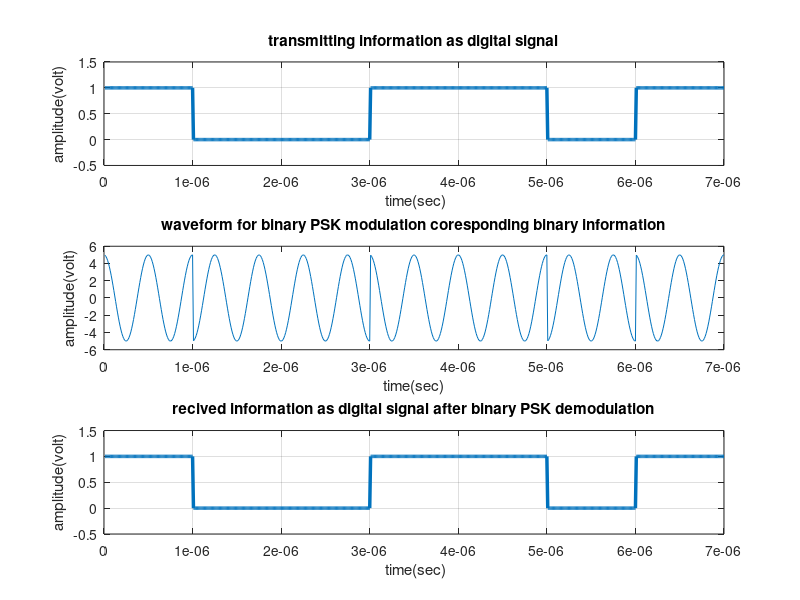

Recreate this plot in MATLAB.
%>>>>>>>>> MATLAB code for binary PSK modulation and de-modulation >>>>>>>%

clc;
clear all;
close all;


x=[ 1 0 0 1 1 0 1];                                    % Binary Information
bp=.000001;                                                    % bit period
disp(' Binary information at Trans mitter :');
disp(x);

%XX representation of transmitting binary information as digital signal XXX
bit=[]; 
for n=1:1:length(x)
    if x(n)==1;
       se=ones(1,100);
    else x(n)==0;
        se=zeros(1,100);
    end
     bit=[bit se];

end
t1=bp/100:bp/100:100*length(x)*(bp/100);
subplot(3,1,1);
plot(t1,bit,'lineWidth',2.5);grid on;
axis([ 0 bp*length(x) -.5 1.5]);
ylabel('amplitude(volt)');
xlabel(' time(sec)');
title('transmitting information as digital signal');



%XXXXXXXXXXXXXXXXXXXXXXX Binary-PSK modulation XXXXXXXXXXXXXXXXXXXXXXXXXXX%
A=5;                                          % Amplitude of carrier signal 
br=1/bp;                                                         % bit rate
f=br*2;                                                 % carrier frequency 
t2=bp/99:bp/99:bp;                 
ss=length(t2);
m=[];
for (i=1:1:length(x))
    if (x(i)==1)
        y=A*cos(2*pi*f*t2);
    else
        y=A*cos(2*pi*f*t2+pi);   %A*cos(2*pi*f*t+pi) means -A*cos(2*pi*f*t)
    end
    m=[m y];
end
t3=bp/99:bp/99:bp*length(x);
subplot(3,1,2);
plot(t3,m);
xlabel('time(sec)');
ylabel('amplitude(volt)');
title('waveform for binary PSK modulation coresponding binary information');




%XXXXXXXXXXXXXXXXXXXX Binary PSK demodulation XXXXXXXXXXXXXXXXXXXXXXXXXXXXX
mn=[];
for n=ss:ss:length(m)
  t=bp/99:bp/99:bp;
  y=cos(2*pi*f*t);                                        % carrier siignal 
  mm=y.*m((n-(ss-1)):n);
  t4=bp/99:bp/99:bp;
  z=trapz(t4,mm)                                              % intregation 
  zz=round((2*z/bp))                                     
  if(zz>0)                                        % logic level = (A+A)/2=0 
                         %becouse A*cos(2*pi*f*t+pi) means -A*cos(2*pi*f*t)
    a=1;
  else
    a=0;
  end
  mn=[mn a];
end
disp(' Binary information at Reciver :');
disp(mn);


%XXXXX Representation of binary information as digital signal which achived 
%after PSK demodulation XXXXXXXXXXXXXXXXXXXXXXXXXXXXXXXXXXXXXXXXXXXXXXXXXXX
bit=[];
for n=1:length(mn);
    if mn(n)==1;
       se=ones(1,100);
    else mn(n)==0;
        se=zeros(1,100);
    end
     bit=[bit se];

end
t4=bp/100:bp/100:100*length(mn)*(bp/100);
subplot(3,1,3)
plot(t4,bit,'LineWidth',2.5);grid on;
axis([ 0 bp*length(mn) -.5 1.5]);
ylabel('amplitude(volt)');
xlabel(' time(sec)');
title('recived information as digital signal after binary PSK demodulation');



%>>>>>>>>>>>>>>>>>>>>>>>>>> end of program >>>>>>>>>>>>>>>>>>>>>>>>>>>>>>%